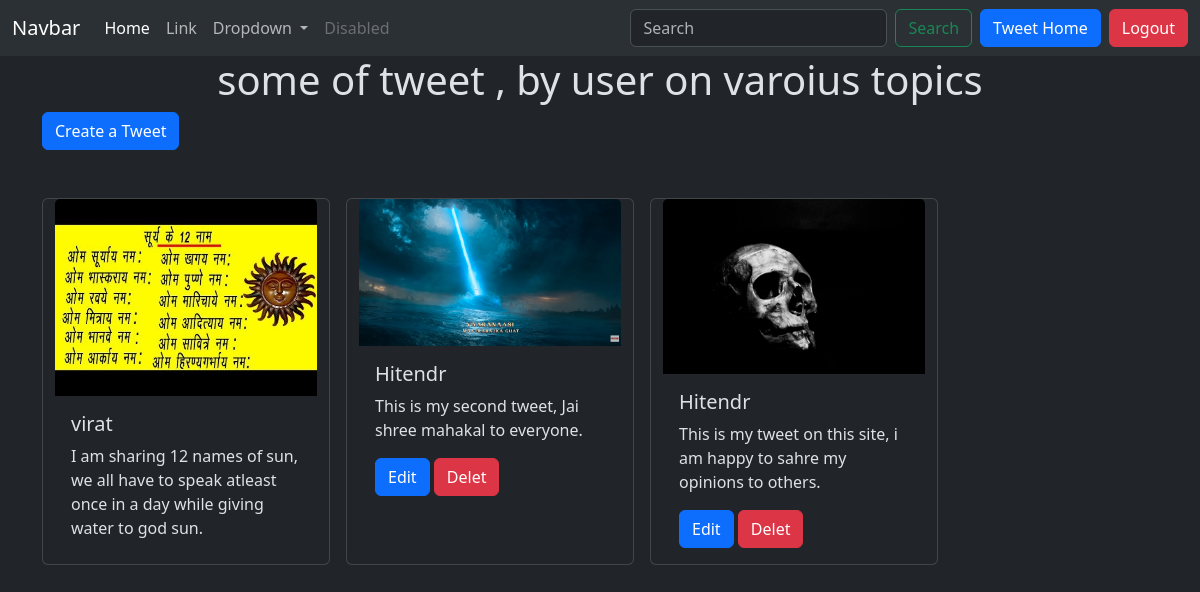
The app's page / (signed in) with its own data.
### tweet/models.py (models this page shows, shortened)
class Tweet(models.Model):
    user =models.ForeignKey(User, on_delete=models.CASCADE)
    text=models.TextField(max_length=240)
    photo=models.ImageField(upload_to='photos/',blank=True,null=True)
    created_at=models.DateTimeField(auto_now_add=True)
    uploaded_at=models.DateTimeField(auto_now=True)

### tweet/views.py (the view)
# urls.py: path('',views.tweet_list, name='tweet_list' ),
def tweet_list(request):
    tweets=Tweet.objects.all().order_by('-created_at')
    return render (request,'tweet_list.html',{'tweets':tweets})

### tweet/templates/tweet_list.html (shortened to what this page needs)
{% extends 'layout.html' %}
{% block content %}
<h1 class="text-center">
some of tweet , by user on varoius topics </h1>
<a class="btn btn-primary mb-5" href="{% url 'tweet_create' %}">Create a Tweet</a>
<div class="container row gap-3 ">
    {% for tweet in tweets %}
    <div class="card" style="width: 18rem;">
  <img src="{{tweet.photo.url}}" class="card-img-top" alt="...">
  <div class="card-body">
    <h5 class="card-title">{{tweet.user.username}}</h5>
    <p class="card-text">{{tweet.text}}</p>
    {%if tweet.user == user%}
      <a href="{% url 'tweet_edit' tweet.id%}" class="btn btn-primary">Edit</a>
      <a href="{% url 'tweet_delete' tweet.id%}" class="btn btn-danger">Delet</a>
    {%endif%}
    </div>
</div>
    {% endfor %}
</div>
{% endblock %}

### records on screen
Tweet: photo (picture), user.username "virat", text "I am sharing 12 names of sun, we all have to speak atleast once in a day while giving water to god sun."
Tweet: photo (picture), user.username "Hitendr", text "This is my second tweet, Jai shree mahakal to everyone.", shows "Edit"
Tweet: photo (picture), user.username "Hitendr", text "This is my tweet on this site, i am happy to sahre my opinions to others.", shows "Edit"
